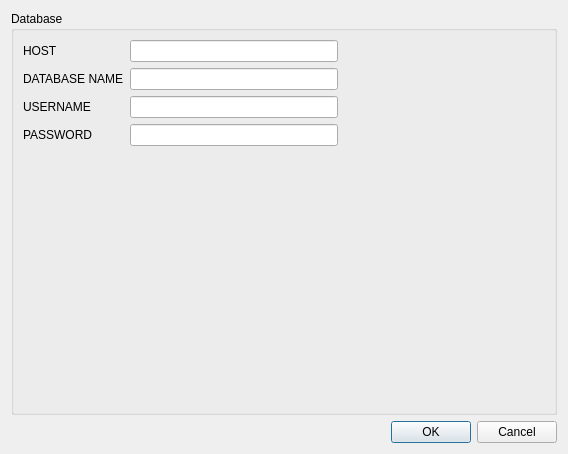
<?xml version="1.0" encoding="UTF-8"?>
<ui version="4.0">
 <class>MTConfig</class>
 <widget class="QDialog" name="MTConfig">
  <property name="geometry">
   <rect>
    <x>0</x>
    <y>0</y>
    <width>568</width>
    <height>454</height>
   </rect>
  </property>
  <property name="windowTitle">
   <string>Dialog</string>
  </property>
  <layout class="QVBoxLayout" name="verticalLayout">
   <item>
    <widget class="QGroupBox" name="groupBox">
     <property name="title">
      <string>Database</string>
     </property>
     <layout class="QFormLayout" name="formLayout">
      <item row="0" column="0">
       <widget class="QLabel" name="hostLabel">
        <property name="text">
         <string>HOST</string>
        </property>
       </widget>
      </item>
      <item row="0" column="1">
       <layout class="QHBoxLayout" name="horizontalLayout">
        <item>
         <widget class="QLineEdit" name="hostField"/>
        </item>
        <item>
         <spacer name="horizontalSpacer">
          <property name="orientation">
           <enum>Qt::Horizontal</enum>
          </property>
          <property name="sizeHint" stdset="0">
           <size>
            <width>40</width>
            <height>20</height>
           </size>
          </property>
         </spacer>
        </item>
       </layout>
      </item>
      <item row="2" column="0">
       <widget class="QLabel" name="usernameLabel">
        <property name="text">
         <string>USERNAME</string>
        </property>
       </widget>
      </item>
      <item row="2" column="1">
       <layout class="QHBoxLayout" name="horizontalLayout_2">
        <item>
         <widget class="QLineEdit" name="usernameField"/>
        </item>
        <item>
         <spacer name="horizontalSpacer_2">
          <property name="orientation">
           <enum>Qt::Horizontal</enum>
          </property>
          <property name="sizeHint" stdset="0">
           <size>
            <width>40</width>
            <height>20</height>
           </size>
          </property>
         </spacer>
        </item>
       </layout>
      </item>
      <item row="3" column="0">
       <widget class="QLabel" name="passwordLabel">
        <property name="text">
         <string>PASSWORD</string>
        </property>
       </widget>
      </item>
      <item row="3" column="1">
       <layout class="QHBoxLayout" name="horizontalLayout_3">
        <item>
         <widget class="QLineEdit" name="passwordField">
          <property name="echoMode">
           <enum>QLineEdit::Password</enum>
          </property>
         </widget>
        </item>
        <item>
         <spacer name="horizontalSpacer_3">
          <property name="orientation">
           <enum>Qt::Horizontal</enum>
          </property>
          <property name="sizeHint" stdset="0">
           <size>
            <width>40</width>
            <height>20</height>
           </size>
          </property>
         </spacer>
        </item>
       </layout>
      </item>
      <item row="1" column="0">
       <widget class="QLabel" name="databaseNameLabel">
        <property name="text">
         <string>DATABASE NAME</string>
        </property>
       </widget>
      </item>
      <item row="1" column="1">
       <layout class="QHBoxLayout" name="horizontalLayout_4">
        <item>
         <widget class="QLineEdit" name="databaseNameField"/>
        </item>
        <item>
         <spacer name="horizontalSpacer_4">
          <property name="orientation">
           <enum>Qt::Horizontal</enum>
          </property>
          <property name="sizeHint" stdset="0">
           <size>
            <width>40</width>
            <height>20</height>
           </size>
          </property>
         </spacer>
        </item>
       </layout>
      </item>
     </layout>
    </widget>
   </item>
   <item>
    <widget class="QDialogButtonBox" name="buttonBox">
     <property name="orientation">
      <enum>Qt::Horizontal</enum>
     </property>
     <property name="standardButtons">
      <set>QDialogButtonBox::Cancel|QDialogButtonBox::Ok</set>
     </property>
    </widget>
   </item>
  </layout>
 </widget>
 <tabstops>
  <tabstop>hostField</tabstop>
  <tabstop>databaseNameField</tabstop>
  <tabstop>usernameField</tabstop>
  <tabstop>passwordField</tabstop>
  <tabstop>buttonBox</tabstop>
 </tabstops>
 <resources/>
 <connections>
  <connection>
   <sender>buttonBox</sender>
   <signal>accepted()</signal>
   <receiver>MTConfig</receiver>
   <slot>accept()</slot>
   <hints>
    <hint type="sourcelabel">
     <x>248</x>
     <y>254</y>
    </hint>
    <hint type="destinationlabel">
     <x>157</x>
     <y>274</y>
    </hint>
   </hints>
  </connection>
  <connection>
   <sender>buttonBox</sender>
   <signal>rejected()</signal>
   <receiver>MTConfig</receiver>
   <slot>reject()</slot>
   <hints>
    <hint type="sourcelabel">
     <x>316</x>
     <y>260</y>
    </hint>
    <hint type="destinationlabel">
     <x>286</x>
     <y>274</y>
    </hint>
   </hints>
  </connection>
 </connections>
</ui>
